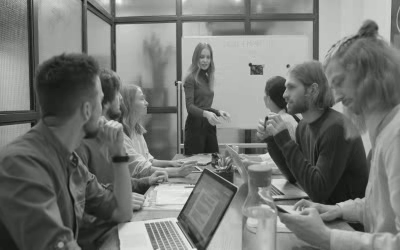
#> input picture frame 52 of Videos/EscritorioVermelho.mp4, 400 x 250 px, given in place of Chuva.mp4, which was not available
$ python 'Recorte de Videos - Versão 1.0.0.py'
#> lines starting #> are read from the running program, lines starting #| are printed output that depends on the picture
#
########################################################################
# Importação das Bibliotecas Necessárias
########################################################################
#
import cv2 as cv
import numpy as np

#
########################################################################
# Definições Gerais
########################################################################
#
NomeJanela   = "Recorte de Vídeo"
NomeVideoIN  = "Chuva.mp4"
CaminhoBase  = "/home/asoares/OpenCV/"
CaminhoVideo = CaminhoBase + "Videos/"

#
########################################################################
# Lendo o Video
########################################################################
#
VideoIN = cv.VideoCapture (CaminhoVideo+NomeVideoIN)
if (VideoIN.isOpened()== False):
    print ("########################################################################")
    print ("# Video Não Encontrado ")
    print ("########################################################################")
    exit ()

#
########################################################################
# Recuperando o Tamanho do Frame
########################################################################
#
while(VideoIN.isOpened()):
  Status, VideoFrame = VideoIN.read()
#> VideoFrame is the input picture: shape (250, 400, 3); mean B, G, R 115.6, 118.6, 116.6
  if Status == True:
     imgChuva = cv.resize(VideoFrame,(0, 0),fx=0.5, fy=0.5, interpolation = cv.INTER_AREA)
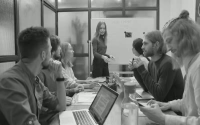
#> imgChuva: shape (125, 200, 3); mean B, G, R 115.8, 118.8, 116.8

#
########################################################################
# Recortando o Vídeo
########################################################################
#
     imgChuva = imgChuva[0:400, 0:400]
     cv.imshow ( "JanelaBase", imgChuva)
     cv.setWindowTitle("JanelaBase", NomeJanela )
     if cv.waitKey(25) & 0xFF == ord('q'):
#> (key q is pressed here)
        break

  else:
    break

cv.destroyAllWindows()

########################################################################
# FIM DO PROGRAMA
########################################################################

$ run again, starting later in the video
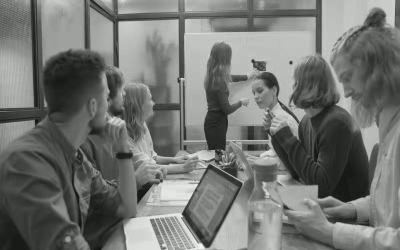
#> input picture frame 234 of Videos/EscritorioVermelho.mp4, 400 x 250 px, given in place of Chuva.mp4, which was not available
#> VideoFrame is the input picture: shape (250, 400, 3); mean B, G, R 114.6, 117.6, 115.6
#> `imgChuva = cv.resize(VideoFrame,(0, 0),fx=0.5, fy=0.5, interpolation =..`:
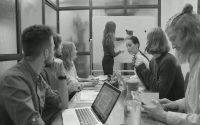
#> imgChuva: shape (125, 200, 3); mean B, G, R 114.7, 117.7, 115.7

$ run again, starting later in the video
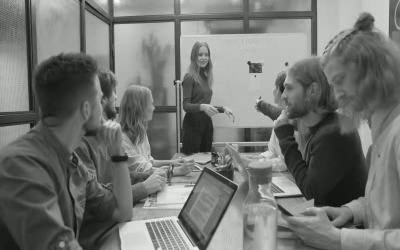
#> input picture frame 416 of Videos/EscritorioVermelho.mp4, 400 x 250 px, given in place of Chuva.mp4, which was not available
#> VideoFrame is the input picture: shape (250, 400, 3); mean B, G, R 113.9, 116.9, 114.9
#> `imgChuva = cv.resize(VideoFrame,(0, 0),fx=0.5, fy=0.5, interpolation =..`:
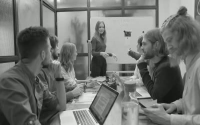
#> imgChuva: shape (125, 200, 3); mean B, G, R 114, 117, 115
